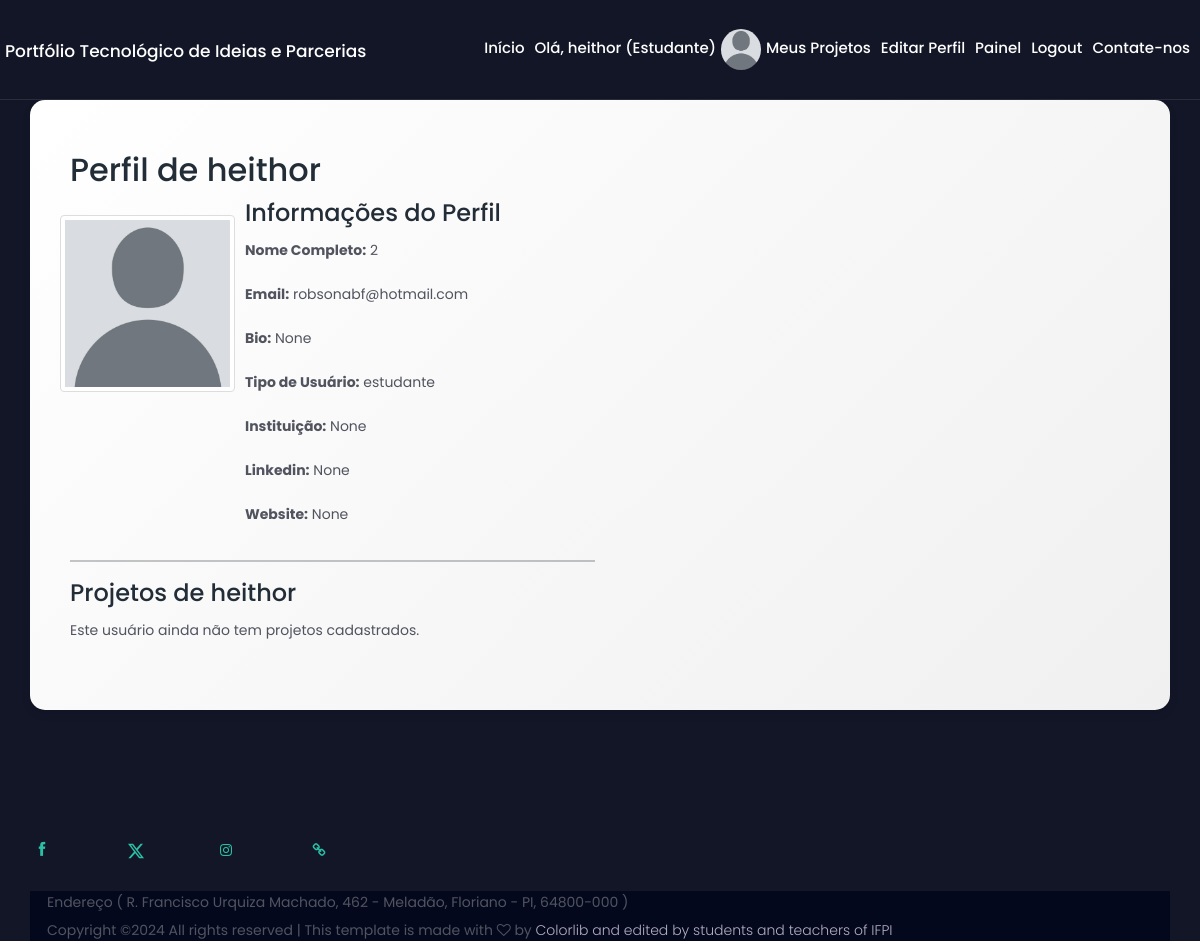
Before: /user/heithor/ (signed in) with the older database file.
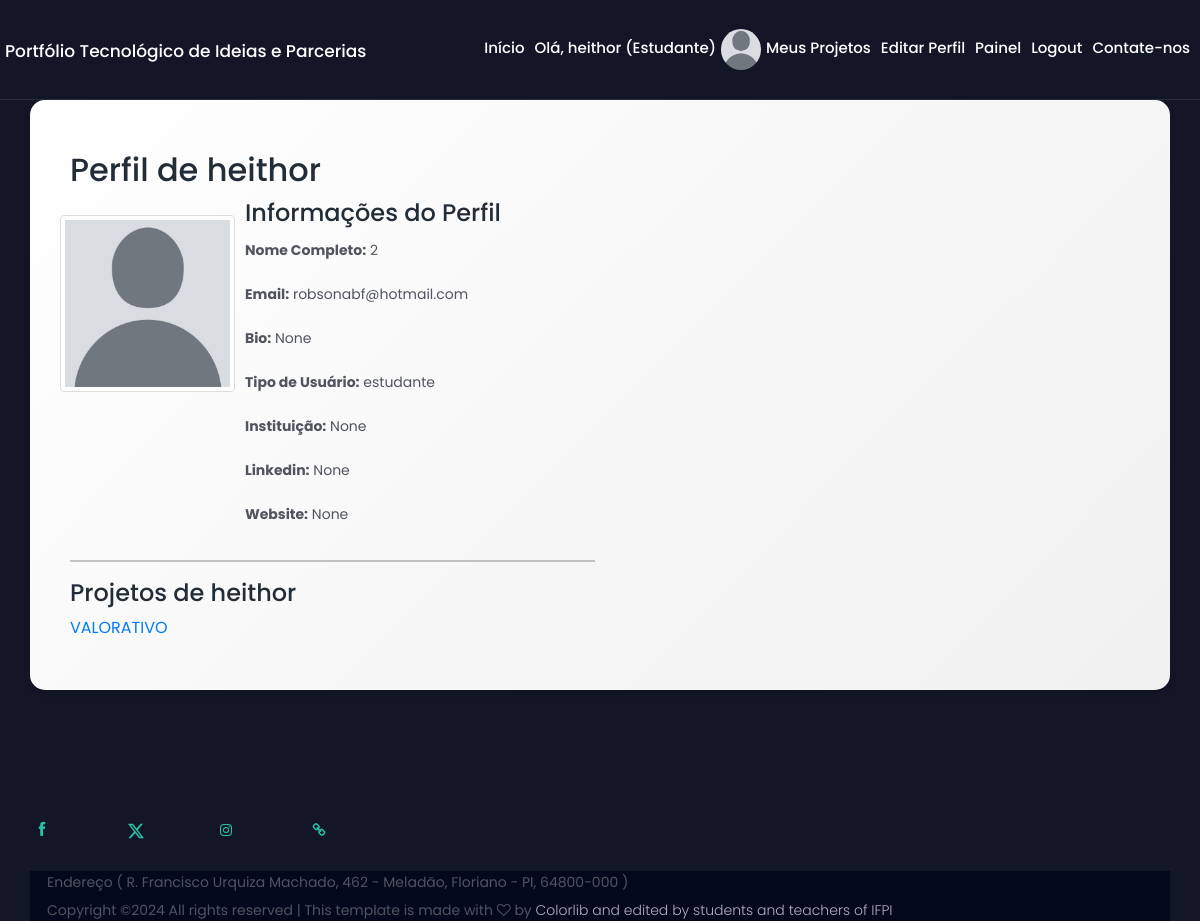
After: the same page with the newer database file.
### cadastro/models.py (models this page shows, shortened)
class Project(models.Model):
    STAGE_CHOICES = (
        ('ideia', 'Ideia'),
        ('em_progresso', 'Em Progresso'),
        ('completo', 'Completo'),
    )
    STATUS_CHOICES = (
        ('ativo', 'Ativo'),
        ('inativo', 'Inativo'),
        ('concluido', 'Concluído'),
    )
    location_state = models.ForeignKey('Estado', on_delete=models.SET_NULL, null=True)
    location_city = models.ForeignKey('Cidade', on_delete=models.SET_NULL, null=True)
    needs = models.ManyToManyField('Need', related_name='projects', blank=True)
    owner = models.ForeignKey(UserProfile, on_delete=models.CASCADE, related_name='projects')
    title = models.CharField(max_length=255)
    description = models.TextField()
    stage = models.CharField(max_length=50, choices=STAGE_CHOICES)
    status = models.CharField(max_length=50, choices=STATUS_CHOICES, default='ativo')
    category = models.ForeignKey(TechnologyCategory, on_delete=models.SET_NULL, null=True)
    institution = models.CharField(max_length=255, null=True, blank=True)
    start_date = models.DateField(null=True, blank=True)
    end_date = models.DateField(null=True, blank=True)
    funding_required = models.BooleanField(default=False)
    goals = models.TextField(null=True, blank=True)
    resources_needed = models.TextField(null=True, blank=True)
    collaborators = models.ManyToManyField(UserProfile, related_name='collaborations', blank=True)
    date_created = models.DateTimeField(auto_now_add=True)
    date_updated = models.DateTimeField(auto_now=True)
    keywords = models.TextField(null=True, blank=True)

### cadastro/views.py (the view)
# urls.py: path('user/<str:username>/', views.user_profile, name='user-profile'),
@login_required
def user_profile(request, username):
    profile = get_object_or_404(UserProfile, user__username=username)
    projects = profile.projects.all()
    return render(request, 'user_profile.html', {'profile': profile, 'projects': projects})

### cadastro/templates/user_profile.html (shortened to what this page needs)
{% extends 'base.html' %}
{% block content %}
{% load static %}
<div class="fancy-bg-dark section-padding-100">
<div class="container fancy-bg-white">
            <div class="row">
                <div class="col-12 col-md-6">
    <h2>Perfil de {{ profile.user.username }}</h2>
    <div class="row">
        <div class="col-md-4">
            {% if profile.avatar %}
                <img src="{{ profile.avatar.url }}" alt="{{ profile.user.username }}" class="img-thumbnail">
            {% else %}
                <img src="{% static 'img/avatar.png' %}" alt="Sem foto" class="img-thumbnail">
            {% endif %}
        </div>
        <div class="col-md-8">
            <h4>Informações do Perfil</h4>
            <p><strong>Nome Completo:</strong> {{ profile.nome }}</p>
            <p><strong>Email:</strong> {{ profile.user.email }}</p>
            <p><strong>Bio:</strong> {{ profile.bio }}</p>
            <p><strong>Tipo de Usuário:</strong> {{ profile.user_type }}</p>
            <p><strong>Instituição:</strong> {{ profile.institution_name }}</p>
            <p><strong>Linkedin:</strong> {{ profile.linkedin }}</p>
            <p><strong>Website:</strong> {{ profile.website }}</p>
        </div>
    </div>
    <hr>
    <h4>Projetos de {{ profile.user.username }}</h4>
    <ul>
        {% for project in projects %}
            <li>
                <a href="{% url 'project-detail' project.id %}">{{ project.title }}</a>
            </li>
        {% empty %}
            <p>Este usuário ainda não tem projetos cadastrados.</p>
        {% endfor %}
    </ul>
</div>
                </div>
            </div>
</div>
{% endblock %}

Changed rows visible on the page:
added Project: title "VALORATIVO"
Other visible differences:
text no longer shown: "Este usuário ainda não tem projetos cadastrados."
